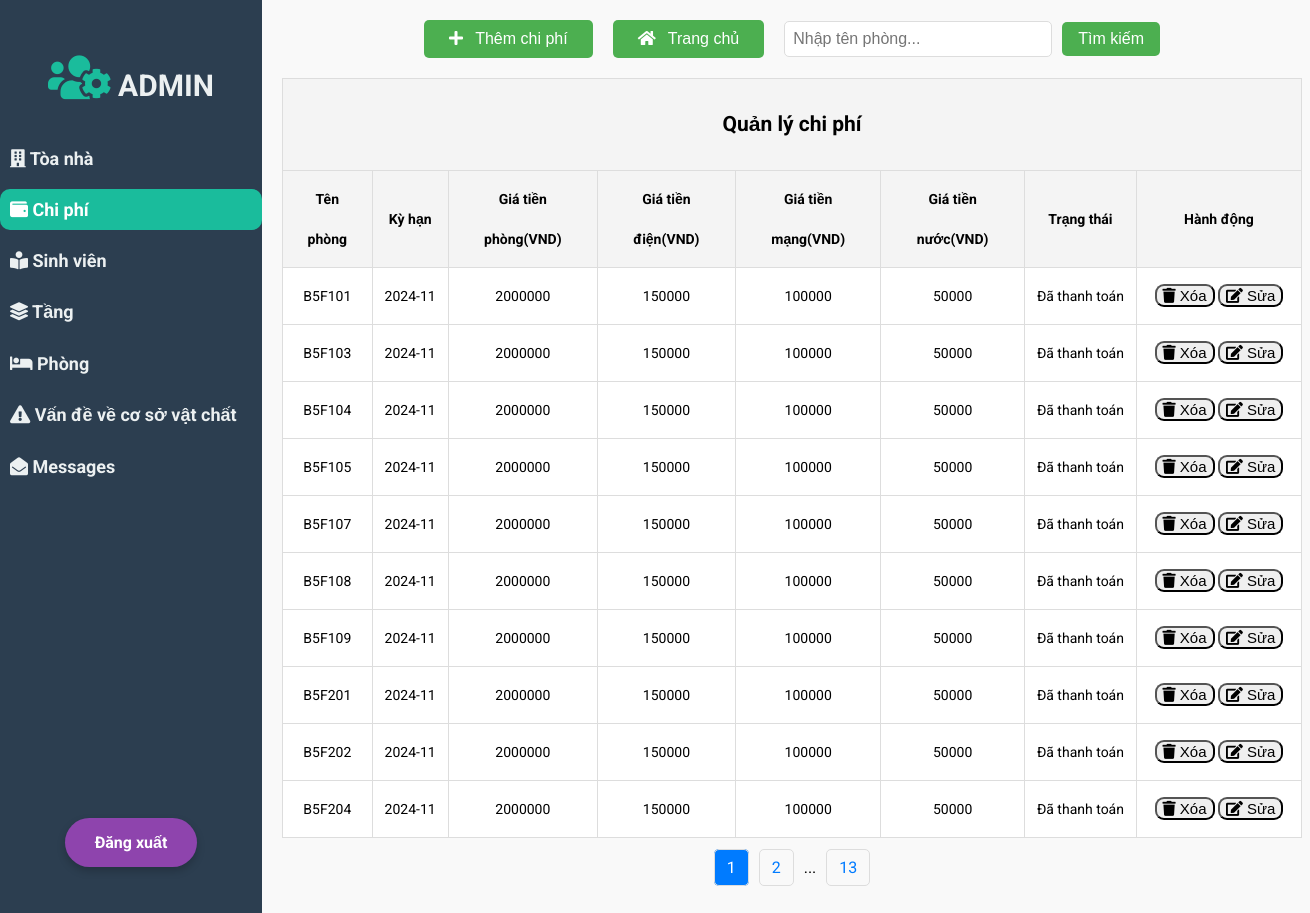
The page /Rent_fee/DispRentFee.php on the database its author committed.
### tables this page shows
CREATE TABLE `rent_fee` (
  `ID` int NOT NULL AUTO_INCREMENT,
  `R_ID` int NOT NULL,
  `Period` varchar(30) NOT NULL,
  `Room_Bill` float NOT NULL,
  `Elec_Bill` float NOT NULL,
  `Internet_Bill` float NOT NULL,
  `Water_Bill` float NOT NULL,
  `Status` boolean NOT NULL,
  PRIMARY KEY (`ID`),
  FOREIGN KEY (`R_ID`) REFERENCES `room`(`R_ID`) ON DELETE CASCADE
);

CREATE TABLE `room` (
  `R_ID` int NOT NULL AUTO_INCREMENT,
  `R_Name` varchar(20) NOT NULL,
  `F_ID` int NOT NULL,
  `Num_of_Table` int NOT NULL,
  `Num_of_Bed` int NOT NULL,
  `Gender` boolean NOT NULL,
  `Status` boolean NOT NULL,
  PRIMARY KEY (`R_ID`), 
  FOREIGN KEY (`F_ID`) REFERENCES `floor`(`F_ID`) ON DELETE CASCADE
);

### Rent_fee/DispRentFee.php (the view, shortened to what this page needs)
<!DOCTYPE html>
<html>
<head>
  <link rel="stylesheet" href="https://use.fontawesome.com/releases/v5.15.4/css/all.css"
>
</head>
<body>
  <div class="slidebar">
    <header>
      <span><i class="fas fa-users-cog"></i></span>
      ADMIN
    </header>
    <ul>
      <li><a href="../Hall/DispHall.php"><i class="fas fa-building"></i> Tòa nhà</a></li>
      <li class="active"><a href="../Rent_fee/DispRentFee.php"><i class="fas fa-wallet"></i> Chi phí</a></li>
      <li><a href="../Student/DispStudent.php"><i class="fas fa-book-reader"></i> Sinh viên</a></li>
      <li><a href="../Floor/DispFloor.php"><i class="fas fa-layer-group"></i> Tầng</a></li>
      <li><a href="../Room/DispRoom.php"><i class="fa fa-bed"></i> Phòng</a></li>
      <li><a href="../FacilitiesProblem/DispFP.php"><i class="fas fa-exclamation-triangle"></i> Vấn đề về cơ sở
          vật
          chất</a></li>
      <li><a href="../message/DispMessage.php"><i class="fas fa-envelope-open"></i> Messages</a></li>
    </ul>
    <div class="logout-container">
      <a style="text-decoration: none;" href="../index.php">
        <div class="logout">Đăng xuất</div>
      </a>
    </div>
  </div>
  <main>
    <center>
      <div class="button-container"
        style="display: flex; justify-content: center; align-items: center; gap: 20px; margin-bottom: 20px;">
        <button class="button">
          <a href="Insert.php">
            <i class="fas fa-plus"></i> Thêm chi phí
          </a>
        </button>
        <button class="button">
          <a href="../dashboard/home.php">
            <i class="fas fa-home"></i> Trang chủ
          </a>
        </button>
        <form method="GET" action="" style="display: flex; align-items: center; gap: 10px;">
          <input type="text" name="search" placeholder="Nhập tên phòng..."
            value="<?php echo isset($_GET['search']) ? $_GET['search'] : ''; ?>"
            style="padding: 8px; font-size: 16px; width: 250px; border-radius: 5px; border: 1px solid #ddd;">
          <button type="submit" class="button" style="padding: 8px 16px; font-size: 16px;">Tìm kiếm</button>
        </form>
      </div>
    </center>
    <table align="center" border="1px" style="width:1100px; line-height:40px;">
      <tr>
        <th colspan="8">
          <h2>Quản lý chi phí</h2>
        </th>
      </tr>
      <tr>
        <th>Tên phòng</th>
        <th>Kỳ hạn</th>
        <th>Giá tiền phòng(VND)</th>
        <th>Giá tiền điện(VND)</th>
        <th>Giá tiền mạng(VND)</th>
        <th>Giá tiền nước(VND)</th>
        <th>Trạng thái</th>
        <th>Hành động</th>
      </tr>
      <?php
      include '../CommonMethods/connection.php';
      $search = isset($_GET['search']) ? $_GET['search'] : '';
      $limit = 10;
      $page = isset($_GET['page']) ? intval($_GET['page']) : 1;
      $offset = ($page - 1) * $limit;
      $count_sql = "SELECT COUNT(*) AS total FROM rent_fee rf INNER JOIN room r ON rf.R_ID = r.R_ID WHERE R_Name LIKE '%$search%'";
      $count_result = mysqli_query($conn, $count_sql);
      $count_row = mysqli_fetch_assoc($count_result);
      $total_rooms = $count_row['total'];
      $total_pages = ceil($total_rooms / $limit);
      $sql = "SELECT ID, R_Name, Period, Room_Bill, Elec_Bill, Internet_Bill,
                 Water_Bill,
                 CASE
                    WHEN rf.Status = 1 THEN 'Đã thanh toán'
                    WHEN rf.Status = 0 THEN 'Chưa thanh toán'
                    ELSE 'Không xác định'
                 END AS rfStatus
        FROM rent_fee rf
        INNER JOIN room r ON rf.R_ID = r.R_ID
        WHERE R_Name LIKE '%$search%'
        ORDER BY R_Name
        LIMIT $limit OFFSET $offset";
      $query = mysqli_query($conn, $sql);
      while ($row1 = mysqli_fetch_array($query)) {
        ?>
        <tr>
          <td class="tdr"><?php echo $row1['R_Name']; ?></td>
          <td class="tdr"><?php echo $row1['Period']; ?></td>
          <td class="tdr"><?php echo $row1['Room_Bill']; ?></td>
          <td class="tdr"><?php echo $row1['Elec_Bill']; ?></td>
          <td class="tdr"><?php echo $row1['Internet_Bill']; ?></td>
          <td class="tdr"><?php echo $row1['Water_Bill']; ?></td>
          <td class="tdr"><?php echo $row1['rfStatus']; ?></td>
          <td style="width: 140px;">
            <button id="delete">
              <a href="Delete.php?ID=<?php echo $row1['ID']; ?>" id="link1" onclick="return confirmDelete()">
                <i class="fas fa-trash"></i> Xóa
              </a>
            </button>
            <button id="update">
              <a href="Update.php?ID=<?php echo $row1['ID']; ?>" id="link1">
                <i class="fas fa-edit"></i> Sửa
              </a>
            </button>
          </td>
        </tr>
        <?php
      }
      ?>
    </table>
    <div class="pagination">
      <?php
      if ($total_pages > 1) {
        for ($i = max(1, $page - 1); $i <= min($total_pages, $page + 1); $i++) {
          if ($i == $page) {
            echo "<a class='active'>$i</a>";
          } else {
            echo "<a href='?page=$i&search=$search'>$i</a>";
          }
        }
        if ($page < $total_pages - 1) {
          echo "<span>...</span>";
          echo "<a href='?page=$total_pages&search=$search'>$total_pages</a>";
        }
      }
      ?>
    </div>
  </main>
</body>
</html>

### Rent_fee/DispRentFee.php (style rules this page uses)
body { display: flex; font-family: 'Roboto', sans-serif; margin: 0; background-color: #f9f9f9; }
.slidebar { width: 20%; height: 100%; position: fixed; background-color: #2c3e50; padding-top: 20px; top: 0; left: 0; z-index: 100; }
.slidebar header { padding: 30px 10px; text-align: center; font-size: 30px; font-weight: bolder; color: #ecf0f1; }
.slidebar header span { font-size: 50px; color: #1abc9c; }
.slidebar ul { padding: 0; list-style: none; margin: 0; }
.slidebar ul li { padding: 10px; font-size: 18px; font-weight: bolder; color: #ecf0f1; margin-bottom: 10px; }
.slidebar ul li a { text-decoration: none; color: inherit; }
.slidebar ul li.active { background-color: #1abc9c; color: white; border-radius: 10px; }
.slidebar ul li.active a { color: white; text-decoration: none; }
main { margin-left: 20%; padding: 20px; flex-grow: 1; }
.button-container { display: flex; justify-content: center; gap: 20px; margin-bottom: 20px; }
.button { background-color: #4CAF50; border: none; color: white; padding: 10px 25px; text-align: center; border-radius: 5px; text-decoration: none; display: inline-flex; align-items: center; font-size: 16px; transition: all 0.3s ease; }
.button i { margin-right: 8px; }
.button a { text-decoration: none; color: white; display: block; text-align: center; }
.tdr { text-align: center; }
#delete, #update { border-radius: 9px; }
#link1 { color: black; text-decoration: none; font-size: 15px; }
table { width: 90%; max-width: 1020px; margin: 20px auto; border-collapse: collapse; }
th, td { padding: 8px 12px; text-align: center; font-size: 14px; border: 1px solid #ddd; word-wrap: break-word; }
th { background-color: #f4f4f4; font-weight: bold; }
td { background-color: #fff; max-width: 150px; white-space: nowrap; overflow: hidden; text-overflow: ellipsis; }
.pagination { text-align: center; margin: 20px 0; }
.pagination a { margin: 0 5px; padding: 8px 12px; border: 1px solid #ddd; color: #007bff; border-radius: 5px; text-decoration: none; }
.pagination a.active { background-color: #007bff; color: white; }
.pagination span { margin: 0 5px; }
.logout-container { position: absolute; bottom: 70px; left: 50%; transform: translateX(-50%); width: 100%; text-align: center; }
.logout { font-family: 'Roboto', sans-serif; font-weight: 700; font-size: 16px; color: #fff; background-color: #8e44ad; padding: 15px 30px; border-radius: 30px; transition: all 0.3s ease; box-shadow: 0px 4px 8px rgba(0, 0, 0, 0.2); display: inline-block; }

### rows shown on the page
rent_fee: R_ID.R_Name "B5F101", Period "2024-11", Room_Bill "2000000", Elec_Bill "150000", Internet_Bill "100000", Water_Bill "50000", rfStatus "Đã thanh toán"
rent_fee: R_ID.R_Name "B5F103", Period "2024-11", Room_Bill "2000000", Elec_Bill "150000", Internet_Bill "100000", Water_Bill "50000", rfStatus "Đã thanh toán"
rent_fee: R_ID.R_Name "B5F104", Period "2024-11", Room_Bill "2000000", Elec_Bill "150000", Internet_Bill "100000", Water_Bill "50000", rfStatus "Đã thanh toán"
rent_fee: R_ID.R_Name "B5F105", Period "2024-11", Room_Bill "2000000", Elec_Bill "150000", Internet_Bill "100000", Water_Bill "50000", rfStatus "Đã thanh toán"
rent_fee: R_ID.R_Name "B5F107", Period "2024-11", Room_Bill "2000000", Elec_Bill "150000", Internet_Bill "100000", Water_Bill "50000", rfStatus "Đã thanh toán"
rent_fee: R_ID.R_Name "B5F108", Period "2024-11", Room_Bill "2000000", Elec_Bill "150000", Internet_Bill "100000", Water_Bill "50000", rfStatus "Đã thanh toán"
rent_fee: R_ID.R_Name "B5F109", Period "2024-11", Room_Bill "2000000", Elec_Bill "150000", Internet_Bill "100000", Water_Bill "50000", rfStatus "Đã thanh toán"
rent_fee: R_ID.R_Name "B5F201", Period "2024-11", Room_Bill "2000000", Elec_Bill "150000", Internet_Bill "100000", Water_Bill "50000", rfStatus "Đã thanh toán"
rent_fee: R_ID.R_Name "B5F202", Period "2024-11", Room_Bill "2000000", Elec_Bill "150000", Internet_Bill "100000", Water_Bill "50000", rfStatus "Đã thanh toán"
rent_fee: R_ID.R_Name "B5F204", Period "2024-11", Room_Bill "2000000", Elec_Bill "150000", Internet_Bill "100000", Water_Bill "50000", rfStatus "Đã thanh toán"

### other values the page prints
$total_pages "13"
